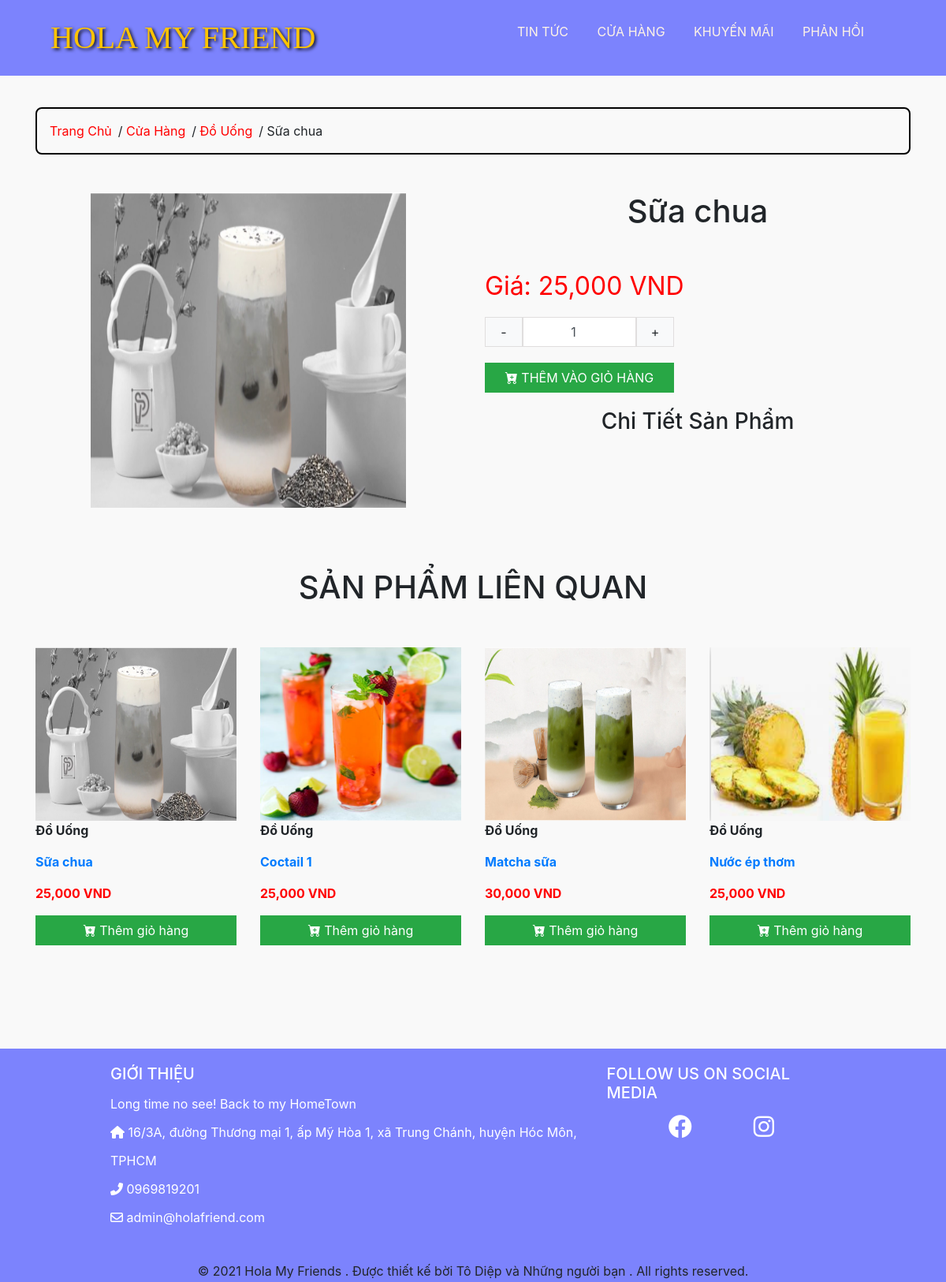
Before: /detail.php?id=39 with the older database file.
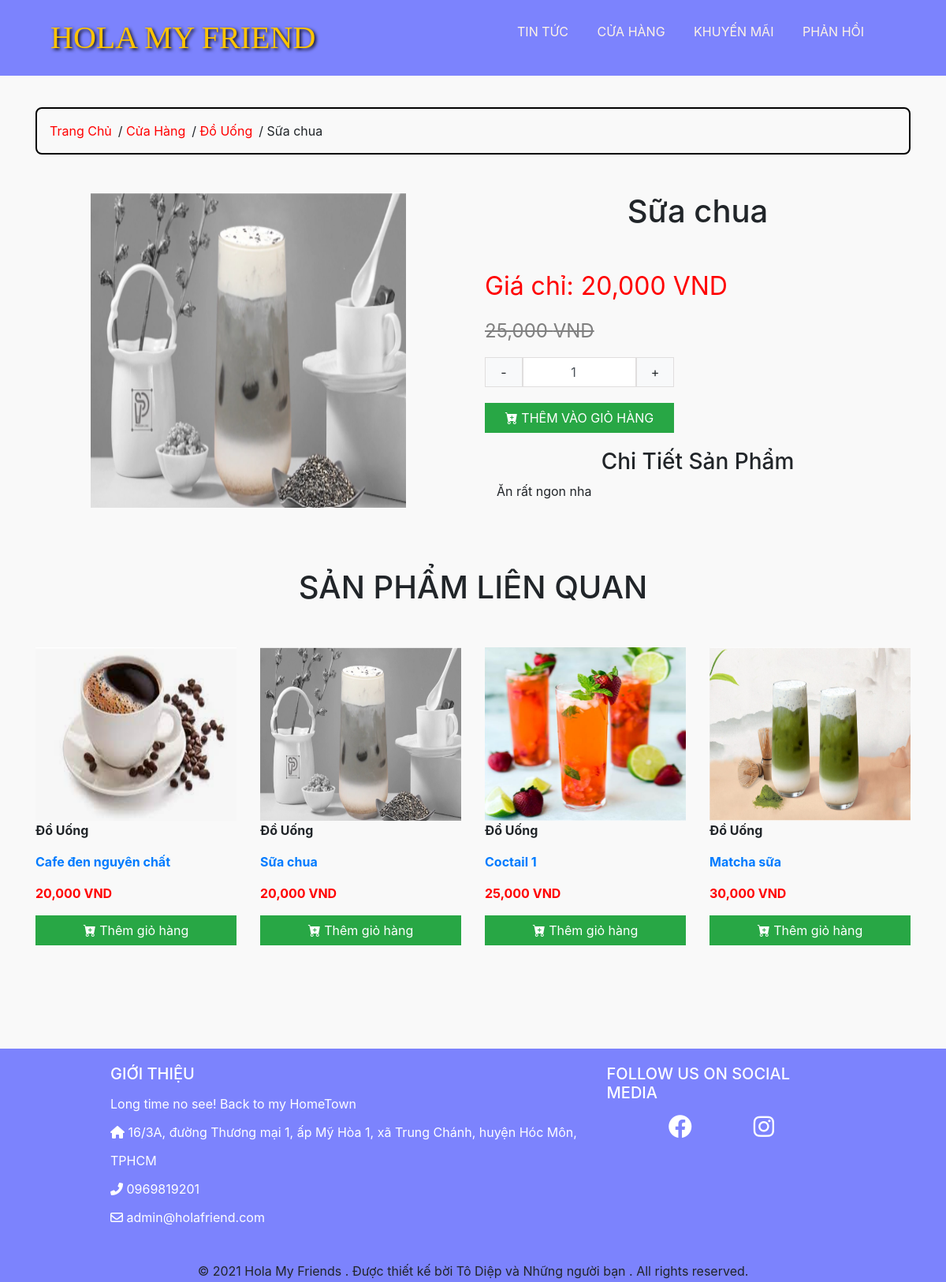
After: the same page with the newer database file.
### tables this page shows
CREATE TABLE `category` (
  `id` int(11) NOT NULL,
  `name` varchar(255) DEFAULT NULL
);

CREATE TABLE `product` (
  `id` int(11) NOT NULL,
  `category_id` int(11) DEFAULT NULL,
  `title` varchar(350) DEFAULT NULL,
  `price` int(11) DEFAULT NULL,
  `discount` int(11) DEFAULT NULL,
  `thumbnail` varchar(500) DEFAULT NULL,
  `description` longtext DEFAULT NULL,
  `created_at` datetime DEFAULT NULL,
  `updated_at` datetime DEFAULT NULL,
  `deleted` int(11) DEFAULT NULL
);

### database/dbhelper.php (called while the page is built, shortened)
<?php
function executeResult($sql, $isSingle = false) {
	$data = null;
	$conn = mysqli_connect(HOST, USERNAME, PASSWORD, DATABASE);
	mysqli_set_charset($conn, 'utf8');
	$resultset = mysqli_query($conn, $sql);
	if($isSingle) {
		$data = mysqli_fetch_array($resultset, 1);
	} else {
		$data = [];
		while(($row = mysqli_fetch_array($resultset, 1)) != null) {
			$data[] = $row;
		}
	}
	return $data;
}

### detail.php (the view, shortened to what this page needs)
<?php
require_once('layouts/header.php');
$productId = getGet('id');
$sql = "select Product.*, Category.name as category_name from Product left join Category on Product.category_id = Category.id where Product.id = $productId";
$product = executeResult($sql, true);
$category_id = $product['category_id'];
$sql = "select Product.*, Category.name as category_name from Product left join Category on Product.category_id = Category.id where Product.category_id = $category_id order by Product.updated_at desc limit 0,4";
$lastestItems = executeResult($sql);
?>
<div class="container">
	<br/>
	<ul class="breadcrumb">
		<li><a href="index.php">Trang Chủ</a></li>
		<li> / <a href="category.php">Cửa Hàng</a></li>
		<li> / <a href="category.php?id=<?=$product['category_id']?>"><?=$product['category_name']?></a></li>
		<li> / <?=$product['title']?></li>
	</ul>
	<div class="row">
		<div class="col-md-6">
			<center>
				<img src="<?=$product['thumbnail']?>" style="width: 400px; height: 400px;">
			</center>
		</div>
		<div class="col-md-6">
			<h1 style="text-align: center;"><?=$product['title']?></h1><br />
 		<?php
			if($product['discount'] != $product['price'])
				echo '
					<p style="font-size: 32px; color: red; margin-top: 15px; margin-bottom: 15px;">
						Giá chỉ: ' .number_format(''.$product['discount'].''). ' VND
					</p>
					<p style="font-size: 24px; color: grey; margin-top: 15px; margin-bottom: 15px;">
						<del>' .number_format(''.$product['price'].''). ' VND </del>
					</p>';
			else
				echo '
					<p style="font-size: 32px; color: red; margin-top: 15px; margin-bottom: 15px;">
						Giá: ' .number_format(''.$product['discount'].''). ' VND
					</p>';
		?>
			<div style="display: flex;">
				<button class="btn btn-light" style="border: solid #e0dede 1px; border-radius: 0px; width: 48px;" onclick="addMoreCart(-1)">-</button>
				<input type="number" name="num" class="form-control" step="1" value="1" style="max-width: 144px; border: solid #e0dede 1px; border-radius: 0px; text-align: center;" onchange="fixCartNum()">
				<button class="btn btn-light" style="border: solid #e0dede 1px; border-radius: 0px; width: 48px;" onclick="addMoreCart(1)">+</button>
			</div>
			<button class="btn btn-success" style="margin-top: 20px; width: 240px; border-radius: 0px; font-size: 16px;" onclick="addCart(<?=$product['id']?>, $('[name=num]').val())">
				<i class="bi bi-cart-plus-fill"></i> THÊM VÀO GIỎ HÀNG
			</button>
			<div class="col-md-12" style="margin-top: 20px;">
				<h3 style="text-align: center;">Chi Tiết Sản Phẩm</h3>
				<?=$product['description']?>
			</div>
		</div>
	</div>
</div>
<div class="container" style="margin-top: 20px; margin-bottom: 20px;">
	<h1 style="text-align: center; margin-top: 20px; margin-bottom: 20px;">SẢN PHẨM LIÊN QUAN</h1>
	<div class="row">
	<?php
		foreach($lastestItems as $item) {
			echo '<div class="col-md-3 col-6 product-item">
					<a href="detail.php?id='.$item['id'].'"><img src="'.$item['thumbnail'].'" style="width: 100%; height: 220px;"></a>
					<p style="font-weight: bold;">'.$item['category_name'].'</p>
					<a href="detail.php?id='.$item['id'].'"><p style="font-weight: bold;">'.$item['title'].'</p></a>
					<p style="color: red; font-weight: bold;">'.number_format($item['discount']).' VND</p>
					<p><button class="btn btn-success" onclick="addCart('.$item['id'].', 1)" style="width: 100%; border-radius: 0px;"><i class="bi bi-cart-plus-fill"></i> Thêm giỏ hàng</button></p>
				</div>';
		}
	?>
	</div>
</div>
<?php
require_once('layouts/footer.php');
?>

### layouts/header.php (shortened to what this page needs)
<?php
	require_once('utils/utility.php');
	require_once('database/dbhelper.php');
?>
<!DOCTYPE html>
<html lang="en">
<head>
    <link rel="stylesheet" href="https://maxcdn.bootstrapcdn.com/bootstrap/4.4.1/css/bootstrap.min.css">
    <link rel="stylesheet" href="assets/font/themify-icons/themify-icons.css">
    <link rel="stylesheet" href="https://cdnjs.cloudflare.com/ajax/libs/font-awesome/6.0.0-beta2/css/all.min.css" />
    <link rel="stylesheet" href="assets/css/style.css">
    <link rel="stylesheet" href="https://cdn.jsdelivr.net/npm/bootstrap-icons@1.6.1/font/bootstrap-icons.css">
</head>
<body>
    <div id="main">
        <div id="header">
            <div id="header-logo"><a href="index.php">HOLA MY FRIEND</a></div>
            <ul id="nav">
                <li><a href="news.php">Tin Tức</a></li>
                <li>
                    <a href="category.php">Cửa hàng</a>
                </li>
                <li>
                    <a href="">Khuyến mãi</a>
                </li>
                <li>
                    <a href="contact.php">Phản hồi</a>
                </li>
            </ul>
        </div>

### layouts/footer.php
    <div id="footer">
        <div id="footer_container">
            <div class="footer_container-adress">
                <h4>GIỚI THIỆU</h4>
                <ul style="list-style: none;">
                    <li>Long time no see! Back to my HomeTown</li>
                    <li><i class="fas fa-home"></i> 16/3A, đường Thương mại 1, ấp Mỹ Hòa 1, xã Trung Chánh, huyện Hóc Môn, TPHCM
                    </li>
                    <li><i class="fas fa-phone-alt"></i> 0969819201</li>
                    <li><i class="far fa-envelope"></i> admin@holafriend.com</li>
                </ul>
            </div>
            <div id="footer_container-icon">
                <h4>FOLLOW US ON SOCIAL MEDIA</h4>
                <ul style="list-style: none;">
                    <li><a href=""><i class="icon fab fa-facebook"></i></a></li>
                    <li><a href=""><i class="icon fab fa-instagram"></i></a></li>
                </ul>
            </div>
        </div>
        <div id="footer_time">
            © 2021 Hola My Friends . Được thiết kế bời Tô Diệp và Những người bạn . All rights reserved.
        </div>
    </div>
</div>
</body>
</html>

### assets/css/style.css (style rules this page uses)
* { margin: 0; padding: 0; box-sizing: border-box; }
html { font-family: Arial, Helvetica, sans-serif; font-size: 16px; padding-top: 6rem; background-color: rgb(249, 249, 249); }
#main { background-color: rgb(249, 249, 249); }
#header { position: fixed; top: 0; left: 0; right: 0; height: 6rem; background-color: rgb(124, 131, 253); padding-bottom: 4px; z-index: 999; }
#nav li, #nav .subnav li { list-style: none; }
#nav { display: inline-block; position: absolute; left: 40rem; right: 0; }
#nav li { font-size: 1rem; position: relative; display: inline-block; }
div #header-logo { position: absolute; left: 4rem; font-family: Showcard Gothic; font-size: 2.5rem; display: inline-block; line-height: 6rem; }
div #header-logo a { text-decoration: none; color: rgb(255, 196, 0); text-shadow: 2px 2px 4px #000000; }
#nav li a { color: #FFF4E6; text-decoration: none; line-height: 5rem; display: block; padding: 0 1rem; text-transform: uppercase; }
.container .breadcrumb { background: transparent; padding: 1rem; border-radius: 0; border: 2px solid #000; border-radius: 8px; }
.container .breadcrumb li { margin-right: 0.5rem; }
.container .breadcrumb li a { color: red; }
#main .container { margin-top: 1rem; margin-bottom: 1rem; min-height: 589px; }
#main .container .row { padding-top: 2rem; }
#footer { position: relative; background-color: rgb(124, 131, 253); left: 0; bottom: 0; width: 100%; }
#footer #footer_container { display: flex; justify-content: space-between; width: 80%; margin-left: auto; margin-right: auto; padding: 20px; font-size: 16px; color: white; line-height: 36px; }
#footer #footer_container h4 { font-size: 20px; }
#footer #footer_container-icon ul { display: flex; justify-content: space-evenly; margin-top: 16px; }
.icon { font-size: 30px; color: white; }
#footer #footer_time { text-align: center; font-size: 16px; padding: 2px; }

Changed rows visible on the page:
no longer on this page (row unchanged): product: thumbnail (picture), category.name "Đồ Uống", title "Nước ép thơm", discount "25,000"
changed product "Sữa chua": price (not shown) → "25,000"; description (not shown) → "Ăn rất ngon nha"; discount "25,000" → "20,000"
now on this page (row edited): product: thumbnail (picture), category.name "Đồ Uống", title "Cafe đen nguyên chất", discount "20,000", $item['id'] 1 (drawn)
Other visible differences:
text no longer shown: "Giá:"
text now shown: "Giá chỉ:"
